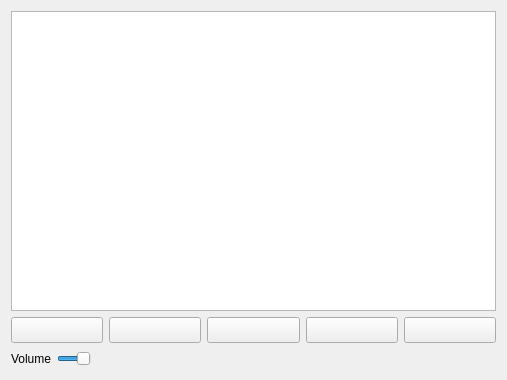
<?xml version="1.0" encoding="UTF-8"?>
<ui version="4.0">
 <class>MainWindow</class>
 <widget class="QMainWindow" name="MainWindow">
  <property name="geometry">
   <rect>
    <x>0</x>
    <y>0</y>
    <width>507</width>
    <height>380</height>
   </rect>
  </property>
  <property name="maximumSize">
   <size>
    <width>16777215</width>
    <height>16777215</height>
   </size>
  </property>
  <property name="windowTitle">
   <string>Nika Player</string>
  </property>
  <widget class="QWidget" name="centralWidget">
   <layout class="QGridLayout" name="gridLayout">
    <item row="2" column="3">
     <widget class="QLabel" name="label_2">
      <property name="text">
       <string/>
      </property>
     </widget>
    </item>
    <item row="2" column="5">
     <spacer name="horizontalSpacer_5">
      <property name="orientation">
       <enum>Qt::Horizontal</enum>
      </property>
      <property name="sizeHint" stdset="0">
       <size>
        <width>40</width>
        <height>20</height>
       </size>
      </property>
     </spacer>
    </item>
    <item row="2" column="0" colspan="2">
     <widget class="QLabel" name="label">
      <property name="text">
       <string>Volume</string>
      </property>
     </widget>
    </item>
    <item row="2" column="2">
     <widget class="QSlider" name="horizontalSlider">
      <property name="maximum">
       <number>100</number>
      </property>
      <property name="value">
       <number>100</number>
      </property>
      <property name="orientation">
       <enum>Qt::Horizontal</enum>
      </property>
     </widget>
    </item>
    <item row="2" column="7">
     <spacer name="horizontalSpacer_2">
      <property name="orientation">
       <enum>Qt::Horizontal</enum>
      </property>
      <property name="sizeHint" stdset="0">
       <size>
        <width>170</width>
        <height>20</height>
       </size>
      </property>
     </spacer>
    </item>
    <item row="2" column="4">
     <spacer name="horizontalSpacer_4">
      <property name="orientation">
       <enum>Qt::Horizontal</enum>
      </property>
      <property name="sizeHint" stdset="0">
       <size>
        <width>40</width>
        <height>20</height>
       </size>
      </property>
     </spacer>
    </item>
    <item row="2" column="6">
     <spacer name="horizontalSpacer">
      <property name="orientation">
       <enum>Qt::Horizontal</enum>
      </property>
      <property name="sizeHint" stdset="0">
       <size>
        <width>170</width>
        <height>20</height>
       </size>
      </property>
     </spacer>
    </item>
    <item row="0" column="0" colspan="9">
     <layout class="QVBoxLayout" name="verticalLayout">
      <item>
       <widget class="QGraphicsView" name="graphicsView">
        <property name="verticalScrollBarPolicy">
         <enum>Qt::ScrollBarAlwaysOff</enum>
        </property>
        <property name="horizontalScrollBarPolicy">
         <enum>Qt::ScrollBarAlwaysOff</enum>
        </property>
        <property name="renderHints">
         <set>QPainter::Antialiasing|QPainter::HighQualityAntialiasing|QPainter::SmoothPixmapTransform|QPainter::TextAntialiasing</set>
        </property>
       </widget>
      </item>
      <item>
       <layout class="QHBoxLayout" name="horizontalLayout">
        <item>
         <widget class="QPushButton" name="pushButton">
          <property name="font">
           <font>
            <family>Sylfaen</family>
            <pointsize>10</pointsize>
           </font>
          </property>
          <property name="text">
           <string/>
          </property>
          <property name="icon">
           <iconset resource="icons.qrc">
            <normaloff>:/new/prefix1/open_folder_yellow.png</normaloff>:/new/prefix1/open_folder_yellow.png</iconset>
          </property>
         </widget>
        </item>
        <item>
         <widget class="QPushButton" name="pushButton_3">
          <property name="font">
           <font>
            <family>Sylfaen</family>
            <pointsize>10</pointsize>
           </font>
          </property>
          <property name="text">
           <string/>
          </property>
          <property name="icon">
           <iconset resource="icons.qrc">
            <normaloff>:/new/prefix1/button_play.ico</normaloff>:/new/prefix1/button_play.ico</iconset>
          </property>
         </widget>
        </item>
        <item>
         <widget class="QPushButton" name="pushButton_2">
          <property name="font">
           <font>
            <family>Sylfaen</family>
            <pointsize>10</pointsize>
           </font>
          </property>
          <property name="text">
           <string/>
          </property>
          <property name="icon">
           <iconset resource="icons.qrc">
            <normaloff>:/new/prefix1/button_pause.ico</normaloff>:/new/prefix1/button_pause.ico</iconset>
          </property>
         </widget>
        </item>
        <item>
         <widget class="QPushButton" name="pushButton_6">
          <property name="font">
           <font>
            <family>Sylfaen</family>
            <pointsize>10</pointsize>
           </font>
          </property>
          <property name="text">
           <string/>
          </property>
          <property name="icon">
           <iconset resource="icons.qrc">
            <normaloff>:/new/prefix1/arrow_left.ico</normaloff>:/new/prefix1/arrow_left.ico</iconset>
          </property>
         </widget>
        </item>
        <item>
         <widget class="QPushButton" name="pushButton_5">
          <property name="font">
           <font>
            <family>Sylfaen</family>
            <pointsize>10</pointsize>
           </font>
          </property>
          <property name="text">
           <string/>
          </property>
          <property name="icon">
           <iconset resource="icons.qrc">
            <normaloff>:/new/prefix1/arrow_right.ico</normaloff>:/new/prefix1/arrow_right.ico</iconset>
          </property>
         </widget>
        </item>
       </layout>
      </item>
     </layout>
    </item>
    <item row="2" column="8">
     <spacer name="horizontalSpacer_3">
      <property name="orientation">
       <enum>Qt::Horizontal</enum>
      </property>
      <property name="sizeHint" stdset="0">
       <size>
        <width>170</width>
        <height>20</height>
       </size>
      </property>
     </spacer>
    </item>
   </layout>
  </widget>
 </widget>
 <layoutdefault spacing="6" margin="11"/>
 <resources>
  <include location="icons.qrc"/>
 </resources>
 <connections>
  <connection>
   <sender>horizontalSlider</sender>
   <signal>sliderMoved(int)</signal>
   <receiver>graphicsView</receiver>
   <slot>invalidateScene()</slot>
   <hints>
    <hint type="sourcelabel">
     <x>103</x>
     <y>453</y>
    </hint>
    <hint type="destinationlabel">
     <x>179</x>
     <y>321</y>
    </hint>
   </hints>
  </connection>
  <connection>
   <sender>horizontalSlider</sender>
   <signal>valueChanged(int)</signal>
   <receiver>label_2</receiver>
   <slot>setNum(int)</slot>
   <hints>
    <hint type="sourcelabel">
     <x>96</x>
     <y>459</y>
    </hint>
    <hint type="destinationlabel">
     <x>143</x>
     <y>461</y>
    </hint>
   </hints>
  </connection>
 </connections>
</ui>
